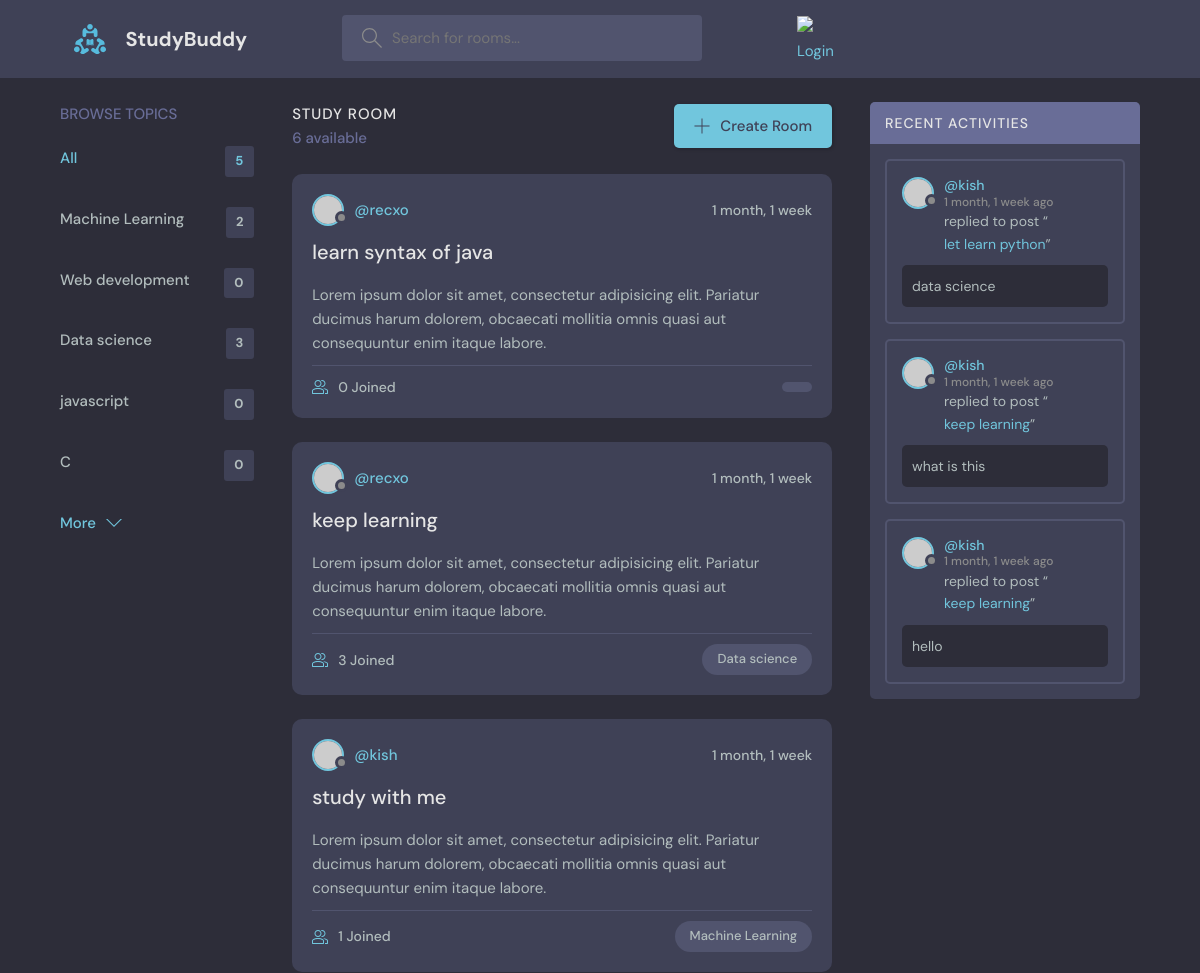
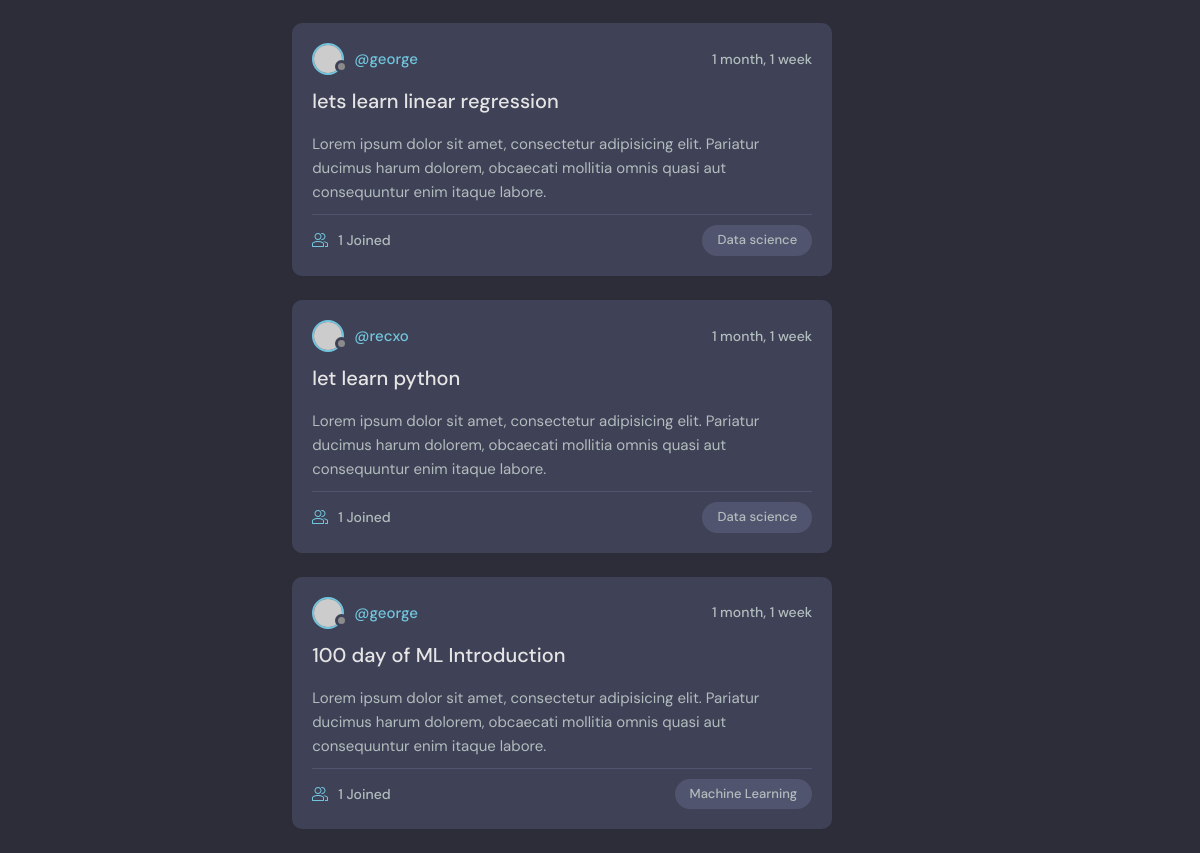
The page / on the database its author committed (2 pictures, top to bottom).
### base/models.py (models this page shows, shortened)
class Topic(models.Model):
    name = models.CharField(max_length=200)

class Room(models.Model):
    host = models.ForeignKey(User, on_delete=models.SET_NULL, null=True)
    topic = models.ForeignKey(Topic, on_delete=models.SET_NULL, null=True)
    name = models.CharField(max_length=200)
    description = models.TextField(null=True, blank=True)
    participants = models.ManyToManyField(User, related_name='participants',blank=True)
    updated = models.DateTimeField(auto_now=True)
    created = models.DateTimeField(auto_now_add=True)
    class Meta:
        ordering = ['-updated', '-created']

class Message(models.Model):
    user = models.ForeignKey(User, on_delete=models.CASCADE)
    room = models.ForeignKey(Room, on_delete=models.CASCADE)
    body = models.TextField()
    updated = models.DateTimeField(auto_now=True)
    created = models.DateTimeField(auto_now_add=True)
    class Meta:
        ordering = ['-updated', '-created']

### base/views.py (the view)
# urls.py: path('',views.home,name='home'),
def home(request):
    q = request.GET.get('q') if request.GET.get('q') != None else ''
    rooms = Room.objects.filter(Q(topic__name__icontains=q) | Q(
        name__icontains=q) | Q(description__icontains=q))
    topics = Topic.objects.all()[0:5]
    room_count = rooms.count()
    room_messages = Message.objects.all().filter(Q(room__topic__name__icontains=q))
    context = {'rooms': rooms, 'topics': topics,
               'room_count': room_count, 'room_messages': room_messages}
    return render(request, 'base/home.html', context)

### base/templates/base/home.html (shortened to what this page needs)
{% extends 'main.html'%} {% block content %}
<main class="layout layout--3">
  <div class="container">
    {% include 'base/topic_component.html'%}
    <div class="roomList">
      <div class="roomList__header">
        <div>
          <h2>Study Room</h2>
          <p>{{rooms.count}} available</p>
        </div>
        <a class="btn btn--main" href="{% url 'create-room' %}">
          <svg
            version="1.1"
            xmlns="http://www.w3.org/2000/svg"
            width="32"
            height="32"
            viewBox="0 0 32 32"
          >
            <title>add</title>
            <path
              d="M16.943 0.943h-1.885v14.115h-14.115v1.885h14.115v14.115h1.885v-14.115h14.115v-1.885h-14.115v-14.115z"
            ></path>
          </svg>
          Create Room
        </a>
      </div>
      {% include 'base/feed_component.html'%}
    </div>
    {% include 'base/activity_component.html'%}
  </div>
</main>
{% endblock %}

### base/templates/base/topic_component.html
<div class="topics">
    <div class="topics__header">
      <h2>Browse Topics</h2>
    </div>
    <ul class="topics__list">
      <li>
        <a href="{% url 'home'%}" class="active">All<span>{{topics.count}}</span></a>
      </li>
      {% for topic in topics%}
      <li>
        <a href="{% url 'home'%}?q={{topic.name}}">{{topic.name}}<span>{{topic.room_set.all.count}}</span></a>
      </li>
      {% endfor %}
    </ul>
    <a class="btn btn--link" href="{% url 'topics'%}">
      More
      <svg
        version="1.1"
        xmlns="http://www.w3.org/2000/svg"
        width="32"
        height="32"
        viewBox="0 0 32 32"
      >
        <title>chevron-down</title>
        <path d="M16 21l-13-13h-3l16 16 16-16h-3l-13 13z"></path>
      </svg>
    </a>
  </div>

### base/templates/base/feed_component.html (shortened to what this page needs)
{% for room in rooms %}
<div class="roomListRoom">
  <div class="roomListRoom__header">
    <a href="{% url 'user-profile' room.host.id%}" class="roomListRoom__author">
      <div class="avatar avatar--small">
        <img src="https://randomuser.me/api/portraits/women/11.jpg" />
      </div>
      <span>@{{room.host.username}}</span>
    </a>
    <div class="roomListRoom__actions">
      <span> {{room.created|timesince}} </span>
    </div>
  </div>
  <div class="roomListRoom__content">
    <a href="{% url 'room' room.id%}">{{room.name}}</a>
    <p>
      Lorem ipsum dolor sit amet, consectetur adipisicing elit. Pariatur
      ducimus harum dolorem, obcaecati mollitia omnis quasi aut
      consequuntur enim itaque labore.
    </p>
  </div>
  <div class="roomListRoom__meta">
    <a href="{% url 'room' room.id%}" class="roomListRoom__joined">
      {{room.participants.all.count}} Joined
    </a>
    <p class="roomListRoom__topic">{{room.topic.name}}</p>
  </div>
</div>
{%endfor%}

### base/templates/base/activity_component.html (shortened to what this page needs)
<div class="activities">
  <div class="activities__header">
    <h2>Recent Activities</h2>
  </div>
  {% for message in room_messages %}
  <div class="activities__box">
    <div class="activities__boxHeader roomListRoom__header">
      <a
        href="{% url 'user-profile' message.user.id%}"
        class="roomListRoom__author"
      >
        <div class="avatar avatar--small">
          <img src="https://randomuser.me/api/portraits/women/11.jpg" />
        </div>
        <p>
          @{{message.user}}
          <span>{{message.created|timesince}} ago</span>
        </p>
      </a>
    </div>
    <div class="activities__boxContent">
      <p>replied to post “<a href="{% url 'room' message.room.id %}">{{message.room.name}}</a>”</p>
      <div class="activities__boxRoomContent">
        <p>{{message.body}} </p>
      </div>
    </div>
  </div>
  {% endfor %}
</div>

### rows shown on the page
Topic: name "Machine Learning", room_set.all.count "2"
Topic: name "Web development", room_set.all.count "0"
Topic: name "Data science", room_set.all.count "3"
Topic: name "javascript", room_set.all.count "0"
Topic: name "C", room_set.all.count "0"
Room: host.username "recxo", created "1 month, 1 week", name "learn syntax of java", participants.all.count "0"
Room: host.username "recxo", created "1 month, 1 week", name "keep learning", participants.all.count "3", topic.name "Data science"
Room: host.username "kish", created "1 month, 1 week", name "study with me", participants.all.count "1", topic.name "Machine Learning"
Room: host.username "george", created "1 month, 1 week", name "lets learn linear regression", participants.all.count "1", topic.name "Data science"
Room: host.username "recxo", created "1 month, 1 week", name "let learn python", participants.all.count "1", topic.name "Data science"
Room: host.username "george", created "1 month, 1 week", name "100 day of ML Introduction", participants.all.count "1", topic.name "Machine Learning"
Message: user "kish", created "1 month, 1 week", room.name "let learn python", body "data science"
Message: user "kish", created "1 month, 1 week", room.name "keep learning", body "what is this"
Message: user "kish", created "1 month, 1 week", room.name "keep learning", body "hello"

### other values the page prints
{{ topics.count }} "5"
{{ rooms.count }} "6"
